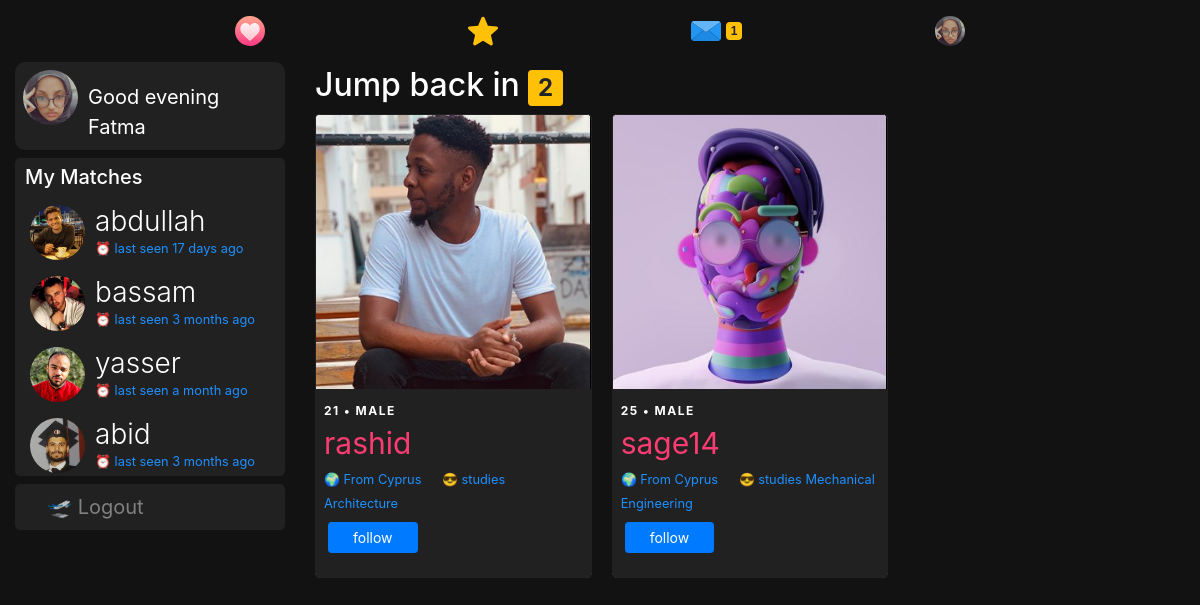
Page / (signed in) on the committed database.
### dating/models.py (models this page shows, shortened)
class User(db.Model, UserMixin):
	id = db.Column(db.Integer, primary_key=True)
	username = db.Column(db.String(20), unique=True, nullable=False)
	email = db.Column(db.String(120), unique=True, nullable=True)
	dp = db.Column(db.String(20), nullable=False, default='default.jpg')
	dp2 = db.Column(db.String(20), nullable=False, default='flip.png')
	dp3 = db.Column(db.String(20), nullable=False, default='plane.png')
	password = db.Column(db.String(60), nullable=False)
	last_seen = db.Column(db.DateTime, default=datetime.utcnow)
	date_joined = db.Column(db.DateTime, nullable=False, default=datetime.utcnow)
	department = db.Column(db.String(20), nullable=False)
	student_number = db.Column(db.Integer(), unique=True, nullable=True)
	age = db.Column(db.DateTime, nullable=False)
	gender = db.Column(db.String(20), nullable=False)
	country = db.Column(db.String(20), default="Cyprus", nullable=True)
	bio = db.Column(db.String(120), nullable=True)
	private = db.Column(db.Boolean, default=False, nullable=False)
	snapchat = db.Column(db.String(20), default="snapchat", nullable=True)
	instagram = db.Column(db.String(20), default="instagram", nullable=True)
	followed = db.relationship(
		'User', secondary=followers,
		primaryjoin=(followers.c.follower_id == id),
		secondaryjoin=(followers.c.followed_id == id),
		backref=db.backref('followers', lazy='dynamic'), lazy='dynamic')
	messages_sent = db.relationship('Message',
									foreign_keys='Message.sender_id',
									backref='author', lazy='dynamic')
	messages_received = db.relationship('Message',
										foreign_keys='Message.recipient_id',
										backref='recipient', lazy='dynamic')
	last_message_read_time = db.Column(db.DateTime)
	def is_following(self, user):
		return self.followed.filter(followers.c.followed_id == user.id).count() > 0
	def new_messages(self):
		last_read_time = self.last_message_read_time or datetime(1900, 1, 1)
		return Message.query.filter_by(recipient=self).filter(
			Message.timestamp > last_read_time).count()

### dating/routes.py (the view)
@app.route('/')
@app.route('/home', methods=['GET', 'POST'])
def home():
	if current_user.is_authenticated:
		users = User.query.all()
		match_with = set()
		for user in users:
			if not current_user.is_following(user) and current_user.gender != user.gender:
				match_with.add(user)
		hour = datetime.now().hour
		year = datetime.now().year
		greeting = "Good morning" if 5<=hour<12 else "Good afternoon" if hour<18 else "Good evening"
		return render_template('swipe.html', title="Match with friends", match_with=match_with, greeting=greeting, year=year, users=users)
	else:
		return render_template('intro.html', title="Intro")

### dating/models.py (called while the page is built)
@login_manager.user_loader
def load_user(user_id):
	return User.query.get(int(user_id))

### dating/routes.py (called while the page is built)
@app.before_request
def before_request():
	if current_user.is_authenticated:
		current_user.last_seen = datetime.utcnow()
		db.session.commit()

### dating/templates/swipe.html (shortened to what this page needs)
{% extends "layout.html" %}
{% block content %}
<div class="container-fluid">
  <div class="row">
    <div class="col-lg-3 d-none d-lg-block position-fixed">
      <a href="{{ url_for('user_posts',username=current_user.username) }}" style="text-decoration:none;">
      <header class="mb-2">
        <img src="{{ url_for('static', filename='profile_pics/' + current_user.dp) }}" alt="default profile" class="profile-thumbnail">
        <div class="profile-name">
          <span class="mt-2 pt-1" style="font-size:20px;color:#fff;">{{greeting}} {{current_user.username.title()}}</span>
        </div>
      </header>
    </a>
      <div style="background:#212121;padding:7px;cursor:pointer;border-radius:5px;overflow:auto;height:318px;">
        <h5 style="padding-left: 3px;">My Matches</h5>
        {% for user in users if user.is_following(current_user) and current_user.is_following(user) %}
        <a href="{{url_for('message', recipient=user.username)}}" style="text-decoration:none;">
        <header>
        <img src="{{ url_for('static', filename='profile_pics/' + user.dp) }}" alt="default profile" class="profile-thumbnail">
        <div class="profile-name">
          <h3>{{user.username}}</h3>
          <small>⏰ last seen {{ moment(user.last_seen).fromNow() }}</small>
        </div>
      </header>
    </a>
      {% endfor %}
      </div>
        <div class="mt-2" style="background:#212121;padding:8px 8px 8px 32px;font-size:20px;display:block;border-radius:5px;">
        <a href="{{ url_for('logout') }}" style="text-decoration:none;color:#818181;"> 🛫 Logout</a>
        </div>
      </div>
    <div class="col-lg-9 offset-lg-3">
       {% set p_matches = [] %}
     <h2 class="mt-1">Jump back in
      <span id="message_count" class="badge badge-warning" style="visibility: {% if p_matches | length > 0 %}
      visible {% else %} hidden {% endif %};">{{ p_matches | length }} </span>
     </h2>
     <div class="card-columns">
   {% for user in match_with %}
      {% if user %}
      <div class="card" style="border:1px solid #212121;border-radius:5px;">
        <a href="{{ url_for('user_posts',username=user.username) }}" style="text-decoration:none;">
        <div style="display:flex;overflow-x: auto">
          <img class="card-img-top img-fluid" src="{{ url_for('static', filename='profile_pics/' + user.dp) }}" alt="Card image cap" style="min-width:100%;max-height:400px;border-right:1px solid #000;">
        </div></a>
        <div class="card-block p-2" style="background:#212121;">
          <span style="text-transform:uppercase;font-weight:700;font-size:12px;letter-spacing:1.5px;">{{ year - user.age.year }} • {{ user.gender }}</span> <br>
          <a href="{{url_for('user_posts', username=user.username)}}" style="color:#fff;">
            <span class="card-title" style="font-size:30px;color:#FE3C72;">{{user.username}}</span> <br>
          </a>
          {% if user.country %} <small>🌍 From {{user.country}}</small> {% endif %}
          <small class="pl-3">😎 studies {{user.department}}</small>
          <br>
          <div style="display:flex;">
            <p><a class="btn btn-sm btn-primary mt-2 ml-1 px-4" href="{{ url_for('follow', username=user.username) }}">follow</a></p>
          </div>
        </div>
      </div>
    {% endif %}
  {% endfor %}
  </div>
</div>
</div>
{% endblock content %}

### dating/templates/layout.html (shortened to what this page needs)
<!doctype html>
<html lang="en">
  <head>
    <link rel="stylesheet" href="https://stackpath.bootstrapcdn.com/bootstrap/4.3.1/css/bootstrap.min.css">
    <link rel="stylesheet" type="text/css" href="{{ url_for('static', filename='main.css') }}">
  </head>
  <body>
<nav class="navbar navbar-expand-md navbar-dark sticky-top justify-content-center d-none d-lg-block">
   <ul class="nav">
    <li {% if '/home' == request.path %}  class="active" {% endif %}>
      <a href="{{url_for('home')}}"><img src="{{ url_for('static', filename='resources/' + 'swipe.svg') }}" style="width:30px;height:30px;"></a>
    </li>
    <li {% if '/discover' == request.path %}  class="active" {% endif %}>
      <a href="{{url_for('discover')}}"><img src="{{ url_for('static', filename='resources/' + 'like.svg') }}" style="width:30px;height:30px;"></a>
    </li>
    <li {% if '/messages' == request.path %}  class="active" {% endif %}>
      <a href="{{url_for('messages')}}">
        <img src="{{ url_for('static', filename='resources/' + 'message.svg') }}" style="width:30px;height:30px;">
        {% if current_user.is_authenticated %}
        {% set new_messages = current_user.new_messages() %}
        <span id="message_count" class="badge badge-warning"style="visibility:
        {% if new_messages %}visible{% else %}hidden {% endif %};">{{ new_messages }}</span>
      {% endif %}
      </a>
    </li>
    <li>
      <a href="{{url_for('user_posts', username=current_user.username)}}">
        {% if current_user.is_authenticated %}
          <img src="{{ url_for('static', filename='profile_pics/' + current_user.dp) }}" style="width:30px;height:30px;border-radius:50%">
        {% else %}
        <img src="https://www.flaticon.com/premium-icon/icons/svg/3133/3133799.svg" style="width:30px;height:30px;">
        {% endif %}
      </a>
    </li>
</ul>
</nav>
  {% block content %} {% endblock %}
  </body>
</html>

### dating/static/main.css (style rules this page uses)
body { background:#121212; color:#fff; }
nav { background:#121212; }
small { color: #1e90ff; }
h3 { font-weight: 300; }
header { display: flex; flex-direction: row; color:#fff; background:#212121; border-radius:10px; padding:8px; cursor:pointer; }
header .profile-thumbnail { width: 55px; height: 55px; border-radius: 50%; }
header .profile-name { display: flex; flex-direction:column; margin-left: 10px; }
header h3, header h4 { display: flex; margin: 0; }

### dating/templates/layout.html (style rules this page uses)
ul.nav { width:80%; margin:0 auto; padding:0; list-style:none; background-color:none; text-align:center; font-family: sans-serif; }
.nav li { display:inline-block; width:25%; margin:0; padding:0; }
.nav a { text-align:center; padding:8px 0 8px 0; margin:0; display:block; text-decoration:none; color: #fff; }
ul.nav li:first-child a { border:none; }
ul.nav li:last-child a { border:none; }

### rows in the picture
User: dp (picture), username "Fatma"
User: dp (picture), username "abdullah", last_seen "17 days ago"
User: dp (picture), username "bassam", last_seen "3 months ago"
User: dp (picture), username "yasser", last_seen "a month ago"
User: dp (picture), username "abid", last_seen "3 months ago"
User: dp (picture), year-user.age.year "21", gender "MALE", username "rashid", country "Cyprus", department "Architecture"
User: dp (placeholder picture), year-user.age.year "25", gender "MALE", username "sage14", country "Cyprus", department "Mechanical Engineering"

### other values in the picture
{{ new_messages }} "1"
{{ p_matches | length }} "2"
